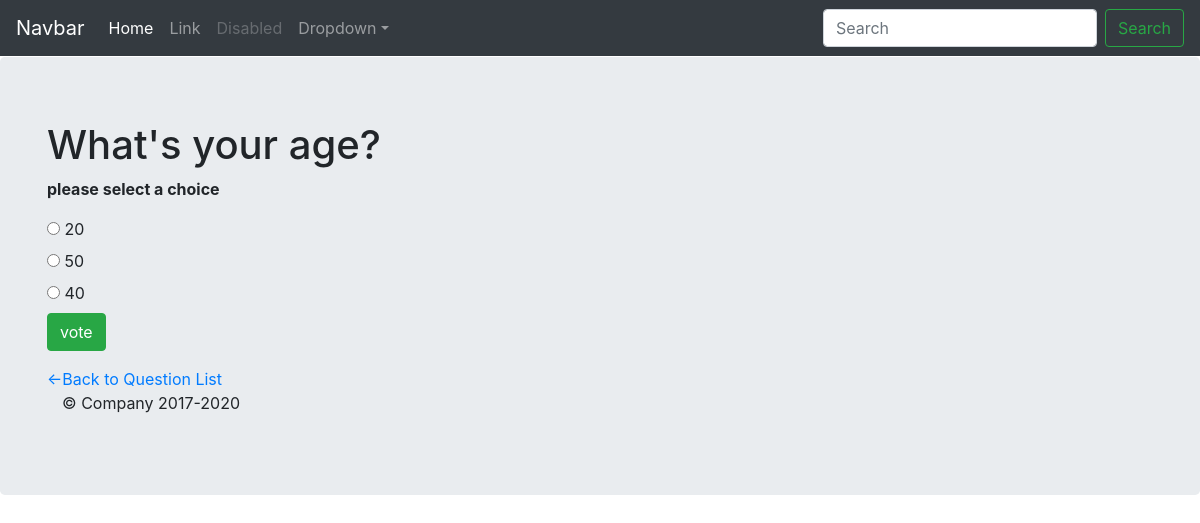
/basicapp/2/vote/, run on the app's committed database.
### basicapp/models.py (models this page shows, shortened)
class Question(models.Model):
    question_text = models.CharField(max_length=200)
    pub_date = models.DateTimeField('date published')

class Choice(models.Model):
    choice_text = models.CharField(max_length=200)
    votes = models.IntegerField(default=0)
    question = models.ForeignKey(Question, on_delete=models.CASCADE)

### basicapp/views.py (the view)
# urls.py: path('<question_id>/vote/', views.vote, name='vote'),
def vote(request, question_id):
    question = get_object_or_404(Question, pk=question_id)
    try:
        selected_choice = question.choice_set.get(pk = request.POST['choice'])
    except:
        return render(request, 'basicapp/detail.html', {'question': question, 'error_message' : "please select a choice"})
    else:
        selected_choice.votes += 1
        selected_choice.save()
        return HttpResponseRedirect(reverse('basicapp:results', args=(question.id,)))

### basicapp/templates/basicapp/detail.html (shortened to what this page needs)
{% extends 'basicapp/base.html' %}
{% block main_content %}
<h1> {{question.question_text}}</h1>
{% if error_message %} <p><strong> {{error_message}}</strong></p>{% endif %}
<form action = "{% url 'basicapp:vote' question.id %}" method="post">
    {% for choice in question.choice_set.all %}
        <input type="radio" name="choice" id="choice{{forloop.counter}}" value="{{choice.id}}"/>
        <label for="choice{{forloop.counter}}"> {{choice.choice_text}} </label> <br>
    {% endfor %}
    <input type="submit" class = "btn btn-success" value="vote"/>
</form>
<a href="{% url 'basicapp:index' %}"> <-Back to Question List </a>
{% endblock %}

### data on the page
Question: question_text "What's your age?"
Choice: choice_text "20"
Choice: choice_text "50"
Choice: choice_text "40"

### other printed values
{{ error_message }} "please select a choice"
